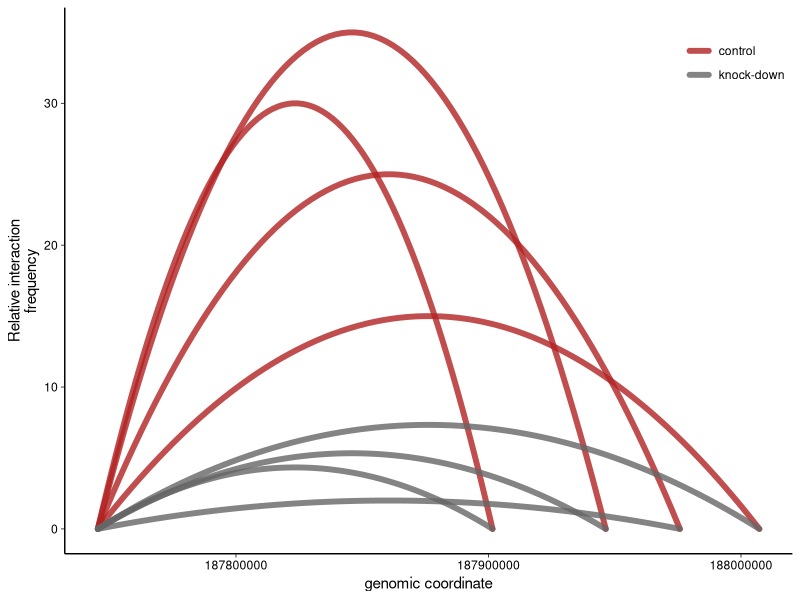
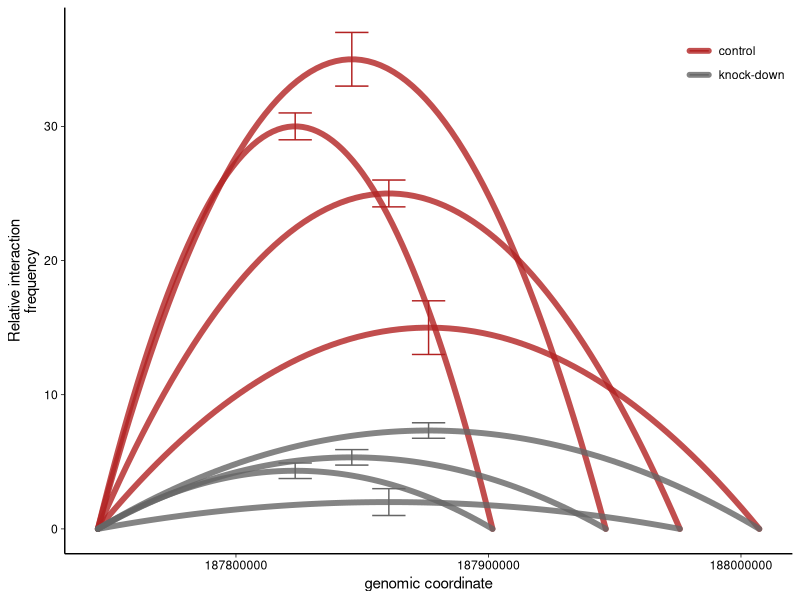
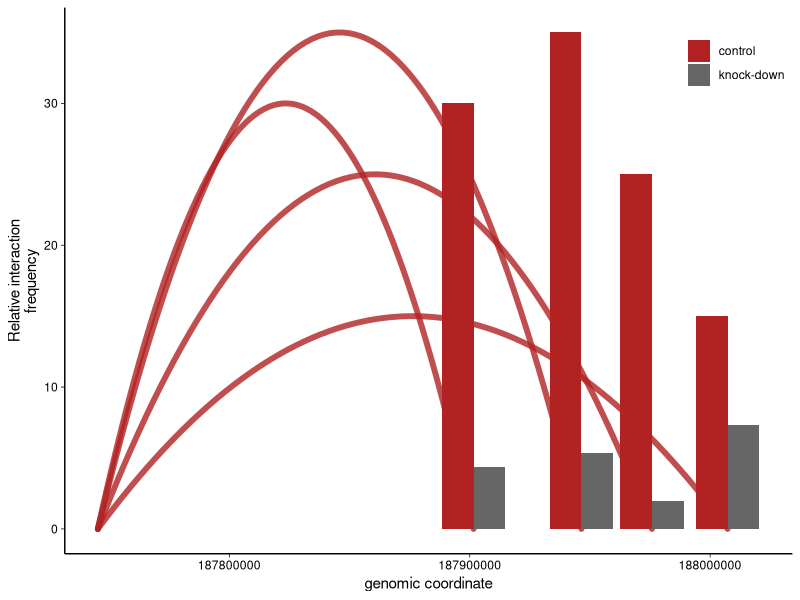

The R script that drew these images, in order:
## ---- chunk 1
knitr::opts_knit$set(base.dir = "/Users/jch/web/jchellmuth.github.io/", base.url = "/")
knitr::opts_chunk$set(fig.path = "figure/")
## ---- chunk 2
# load required packages
library(tidyverse)
# these are general theme settings I commonly use for publication-grade plots
theme_linedraw_noframe <- theme_linedraw()+
  theme(panel.grid = element_blank(),
        panel.border = element_blank(),
        axis.line = element_line(),
        legend.justification = c(1, 1),
        legend.position = c(1, 1)) # move the legend into the plot
## ---- chunk 3
# read 3C data
df <- read_tsv("../downloads/2020-01-03-3C-dummy-data.txt")
## ---- chunk 4
# gather to convert from wide to long format
dfg <- df %>%
  gather(-assay.name,-anchor.coord,-fragment.coord,key = "sample",value = "frequency")
# extract condition from sample name
dfg$condition <- gsub("\\..*","",dfg$sample)
# calculate midpoint between each anchor and bait coordinate (the interaction frequency is going to be plotted over this coordinate)
dfg$mid.coord=(dfg$fragment.coord+dfg$anchor.coord)/2
# summarize data 
dfs <- dfg %>%
  group_by(condition,anchor.coord,fragment.coord,mid.coord,assay.name) %>%
  summarise(mean.frequency=mean(frequency),sd.frequency=sd(frequency))
# 'add back' anchor and fragment rows using gather and rename key / points
dfsg <- dfs %>% 
  gather(-condition,-mean.frequency,-sd.frequency,-assay.name,key = point,value = coord) %>%
  mutate(point=gsub(".coord","",point))
# set anchor and probe frequency to 0:
dfsg$mean.frequency[dfsg$point %in% c("anchor","fragment")] <- 0
# add group column (for ggplot's geom_line)
dfsg$group <- paste0(dfsg$condition,dfsg$assay.name)
## ---- chunk 5
p <- ggplot(dfsg,aes(x=coord,y=mean.frequency,color=condition,group=group))+
  geom_line(stat="smooth",method = "lm",formula = y ~ poly(x, 2),
            se = FALSE,lineend="round",size=2,alpha=0.8)+
  scale_color_manual(values = c("firebrick","grey40"))+ # pick colors manually
  labs(y="Relative interaction\nfrequency",x="genomic coordinate",color="")+ # rename axis labels
  theme_linedraw_noframe # these are the theme settings defined above
p
## ---- chunk 6
p+geom_errorbar(dfsg %>% filter(point=="mid"),inherit.aes = F,size=0.5,
                mapping = aes(x=coord,ymin=mean.frequency-sd.frequency,ymax=mean.frequency+sd.frequency,color=condition))
## ---- chunk 7
ggplot()+
  geom_line(dfsg %>% filter(condition=="control"),mapping=aes(x=coord,y=mean.frequency,color=condition,group=group),
            stat="smooth",method = "lm",formula = y ~ poly(x, 2),
            se = FALSE,lineend="round",size=2,alpha=0.8)+
  geom_bar(dfs,
           mapping = aes(x=fragment.coord,y=mean.frequency,fill=condition),
           stat='identity',position=position_dodge())+
  scale_color_manual(values = c("firebrick","grey40"))+ # pick colors manually
  scale_fill_manual(values = c("firebrick","grey40"))+ # pick colors manually
  labs(y="Relative interaction\nfrequency",x="genomic coordinate",fill="")+ # rename axis labels
  theme_linedraw_noframe+ # these are the theme settings defined above
  guides(color=F)
